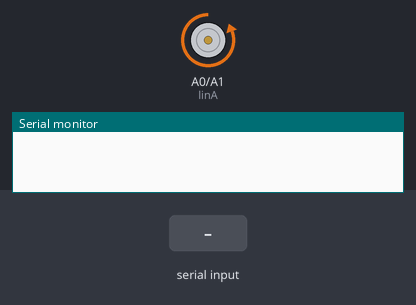
This sketch was run on a simulated Arduino Uno, built with avr-gcc and run on an emulated ATmega328P. Parts: motor-driver pin pairs drawn as motors (green arrow = first pin HIGH = forward, orange = second pin HIGH = backward, longer = more drive), the last lines printed to the serial monitor. The test bench sets the inputs (shaded band).

Above: at 1.2 s.
1.3 s: "EJECT\n" received over Serial
At 1.8 s:
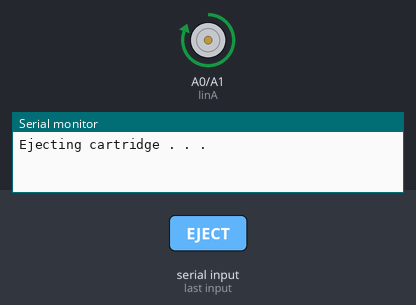
Timing chart, 0 to 4.3 s (numbered marks = the images above; inputs shaded):
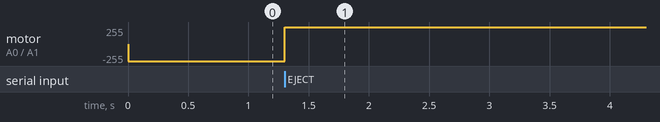

Measured:
- after the input at 1.3 s, motor on A0 (linA) / A1 (linB): backward 255/255 → forward 255/255 at once

The sketch:

LinearActuator.ino
```cpp
String Comm;
int linA = A0;             // Terminal A of linear Actuator (red wire)
int linB = A1;             // Terminal B of linear Actuator (black wire)
bool isData = false;
int state = -1;           // initialise state
int i = 0;
bool A, B;

void setup() {
  // put your setup code here, to run once:
  Serial.begin(115200);
  pinMode(linA, OUTPUT);
  pinMode(linB, OUTPUT);
  digitalWrite(linA, LOW); // start in inserted position
  digitalWrite(linB, HIGH); //start in inserted position
  while(!Serial);  // wait for serial port to be opened

}

void flip() {

  A = digitalRead(linA);
  B = digitalRead(linB);
  digitalWrite(linA, !A);
  digitalWrite(linB, !B);
}

void loop() {
  // put your main code here, to run repeatedly:
  while(Serial.available() > 0){

    char value = Serial.read();
    Comm += value;

    if (value == '\n'){
      isData = true;
    }
  }

  if (isData){
    isData = false;
    if(Comm.startsWith("EJECT")){
      Serial.print("Ejecting cartridge . . . ");
      Serial.print("\n");
      digitalWrite(linA, HIGH);
      digitalWrite(linB, LOW);
      if (state != 0){
        delay(7000);
      }

      state = 0;

      Serial.print("ACK\n");
    }

    else if (Comm.startsWith("INSERT")){
      Serial.print("Inserting cartridge . . . ");
      Serial.print("\n");
      digitalWrite(linA, LOW);
      digitalWrite(linB, HIGH);
      if (state != 1){
        delay(7000);
      }
      state = 1;
      Serial.print("ACK\n");
    }

    else if (Comm.startsWith("HOME")){
      Serial.print("Inserting cartridge . . . ");
      Serial.print("\n");
      digitalWrite(linA, LOW);
      digitalWrite(linB, HIGH);
      if (state != 1){
        delay(7000);
      }
      state = 1;
      Serial.print("ACK\n");
    }


    else if (Comm.startsWith("STATE?")) {
      Serial.print("Current State.\n");
      Serial.print(state);
      Serial.print("ACK\n");
    }


    else {
      Serial.print("Unknown command.\n");
      Serial.print("NACK\n");
    }
    Comm = "";
  }
  delay(20);
}
```
